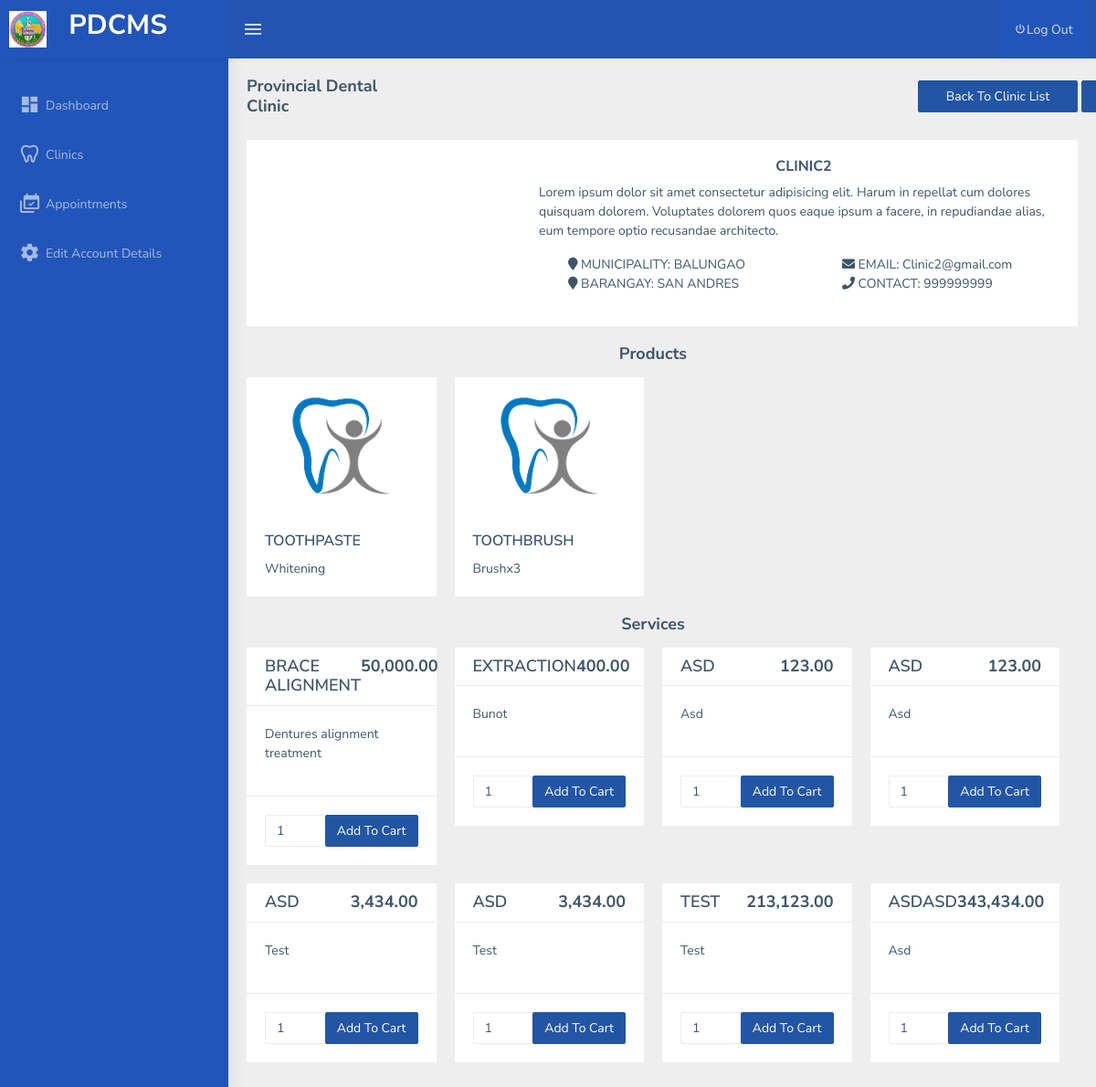
/patient/view_clinic.php?clinic_id=2, run on the app's committed database.
### tables this page shows
CREATE TABLE `tbl_user` (
  `id` int(11) NOT NULL AUTO_INCREMENT,
  `access_id` int(11) DEFAULT NULL,
  `username` varchar(255) DEFAULT NULL,
  `password` varchar(255) DEFAULT NULL,
  `clinic_id` int(11) DEFAULT NULL,
  PRIMARY KEY (`id`)
);

CREATE TABLE `tbl_clinic` (
  `clinic_id` int(11) NOT NULL AUTO_INCREMENT,
  `name` varchar(255) DEFAULT NULL,
  `image` varchar(255) DEFAULT NULL,
  `description` text DEFAULT NULL,
  PRIMARY KEY (`clinic_id`)
);

CREATE TABLE `tbl_city` (
  `name` text DEFAULT NULL,
  `id` varchar(45) NOT NULL DEFAULT '0',
  `CreatedDate` datetime DEFAULT current_timestamp(),
  PRIMARY KEY (`id`),
  KEY `citymunCode` (`id`)
);

CREATE TABLE `tbl_barangay` (
  `id` text DEFAULT NULL,
  `name` text DEFAULT NULL,
  `city_id` text DEFAULT NULL,
  `CreatedDate` datetime DEFAULT current_timestamp()
);

CREATE TABLE `tbl_userinfo` (
  `id` int(255) NOT NULL AUTO_INCREMENT,
  `municipality` varchar(255) NOT NULL,
  `barangay` varchar(255) NOT NULL,
  `email` varchar(255) NOT NULL,
  `contact` varchar(255) DEFAULT NULL,
  `first_name` varchar(255) DEFAULT NULL,
  `last_name` varchar(255) DEFAULT NULL,
  PRIMARY KEY (`id`)
);

CREATE TABLE `tbl_product` (
  `id` int(11) NOT NULL AUTO_INCREMENT,
  `clinic_id` int(11) NOT NULL,
  `prod_name` varchar(255) NOT NULL,
  `prod_desc` varchar(255) NOT NULL,
  `prod_price` varchar(255) NOT NULL,
  `image` varchar(255) NOT NULL,
  PRIMARY KEY (`id`)
);

CREATE TABLE `tbl_service` (
  `id` int(11) NOT NULL AUTO_INCREMENT,
  `clinic_id` int(11) NOT NULL,
  `srvc_name` varchar(255) NOT NULL,
  `srvc_desc` varchar(255) NOT NULL,
  `srvc_price` varchar(255) NOT NULL,
  PRIMARY KEY (`id`)
);

### includes/functions.php (called while the page is built, shortened)
<?php
function get_one($sql)
{
    $result = mysqli_query($_SESSION['conn'], $sql);
    while ($row = mysqli_fetch_object($result)) {
        return $row;
    }
}
function get_list($sql)
{
    $result = mysqli_query($_SESSION['conn'], $sql);
    $temp = array();
    while ($row = $result->fetch_assoc()) {
        $temp[] = $row;
    }
    return $temp;
}

### patient/view_clinic.php (the view, shortened to what this page needs)
<?php include 'header.php'; ?>
<div class="page-wrapper">
  <div class="page-breadcrumb">
    <div class="row">
      <div class="col-12 d-flex no-block align-items-center" style="margin-bottom: 6px;">
        <h4 class="page-title">Provincial Dental Clinic</h4>
        <div class="ms-auto text-end" style="margin-left: 48.8vw!important">
          <div class="d-flex">
            <a href="clinics.php" class="btn btn-info col-12" type="button" style="margin-right: 4px;">Back To Clinic List</a>
            <a href="view_cart.php" class="btn btn-info col-12" type="button">Checkout</a>
          </div>
        </div>
      </div>
    </div>
  </div>
  <div class="container-fluid">
    <div class="row">
      <?php $clinic_id = $_GET['clinic_id']; ?>
      <?php $clinic = get_one("SELECT c.`image`,c.description,c.name as `clinic_name`,m.name as `municipality`,b.name as `barangay`,ui.email,ui.contact,u.id,u.clinic_id,concat(ui.first_name,' ',ui.last_name) as fullname from tbl_user u inner join tbl_userinfo ui on ui.id = u.id inner join tbl_clinic c on c.clinic_id = u.clinic_id inner join tbl_city m on m.id = ui.municipality inner join tbl_barangay b on b.id = ui.barangay where u.clinic_id = $clinic_id") ?>
      <div class="col-md-12">
        <div class="card">
          <div class="row">
            <div class="col-md-4 text-center">
            </div>
            <div class="col-md-8" style="padding: 20px;">
              <h5 class="text-center"><?= strtoupper($clinic->clinic_name) ?></h5>
              <p>
                <?= ucfirst($clinic->description) ?>
              </p>
              <div class="row">
                <div class="col-md-6">
                  <ul style=" list-style-type: none;">
                    <li><i class="fa fa-map-marker"></i> MUNICIPALITY: <?= strtoupper($clinic->municipality) ?></li>
                    <li><i class="fa fa-map-marker"></i> BARANGAY: <?= strtoupper($clinic->barangay) ?></li>
                  </ul>
                </div>
                <div class="col-md-6">
                  <ul style=" list-style-type: none;">
                    <li><i class="fa fa-envelope"></i> EMAIL: <?= ucfirst($clinic->email) ?></li>
                    <li><i class="fa fa-phone"></i> CONTACT: <?= strtoupper($clinic->contact) ?></li>
                  </ul>
                </div>
              </div>
            </div>
          </div>
        </div>
      </div>
      <?php $products =  get_list("SELECT * from tbl_product p where p.clinic_id = $clinic_id") ?>
      <?php if (!empty($products)) { ?>
        <div class="row">
          <div class="col-12">
            <h4 class="page-title text-center" style="margin-bottom:14px">Products</h4>
          </div>
        </div>
        <div class="row d-flex flex-row flex-nowrap" style="overflow-y: auto; ">
          <?php foreach ($products as $res) { ?>
            <div class="col-md-3">
              <div class="card">
                <img src="../images/products/<?= $res['image'] ?>" alt="" style="height:150px;object-fit:contain">
                <div class="card-body">
                  <h5 class="card-title"><?= strtoupper($res['prod_name']) ?></h5>
                  <p class="card-text"> <?= ucfirst($res['prod_desc']) ?></p>
                </div>
              </div>
            </div>
          <?php } ?>
        </div>
      <?php } ?>
      <?php $services =  get_list("SELECT * from tbl_service s where s.clinic_id = $clinic_id") ?>
      <?php if (!empty($services)) { ?>
        <div class="row">
          <div class="col-12">
            <h4 class="page-title text-center" style="margin-bottom:14px">Services</h4>
          </div>
        </div>
        <div class="row">
          <?php foreach ($services as $res) { ?>
            <div class="col-md-3">
              <div class="card">
                <div class="d-flex" style="justify-content: space-between;padding:10px 20px">
                  <h4 class="card-title" style="margin-bottom: 0px;"><?= strtoupper($res['srvc_name']) ?></h4>
                  <h4 class="card-title" style="font-weight: bold; margin-bottom: 0px;"><?= number_format($res['srvc_price'], 2); ?></h4>
                </div>
                <div class="card-body border-top">
                  <p>
                    <?= ucfirst($res['srvc_desc']) ?>
                  </p>
                </div>
                <div class="border-top">
                  <div class="card-body">
                    <form method="post">
                      <div class="input-group">
                        <input type="number" class="form-control" name="qty" value="1">
                        <div class="input-group-append">
                          <button type="submit" class="btn btn-info" name="service_id" value="<?= $res['id'] ?>">Add To Cart</button>
                        </div>
                      </div>
                    </form>
                  </div>
                </div>
              </div>
            </div>
          <?php } ?>
        </div>
      <?php } ?>
    </div>
  </div>
</div>
<?php include 'footer.php'; ?>

### patient/header.php (shortened to what this page needs)
<?php include('../includes/functions.php') ?>
<!DOCTYPE html>
<html dir="ltr" lang="en">
<head>
  <link href="../assets/libs/flot/css/float-chart.css" rel="stylesheet" />
  <link href="../dist/css/style.min.css" rel="stylesheet" />
  <link href="../assets/libs/datatables.net-bs4/css/dataTables.bootstrap4.css" rel="stylesheet">
  <link rel="stylesheet" type="text/css" href="../assets/libs/bootstrap-datepicker/dist/css/bootstrap-datepicker.min.css" />
</head>
<body>
  <div id="main-wrapper" data-layout="vertical" data-navbarbg="skin5" data-sidebartype="full" data-sidebar-position="absolute" data-header-position="absolute" data-boxed-layout="full">
    <header class="topbar" data-navbarbg="skin5">
      <nav class="navbar top-navbar navbar-expand-md navbar-dark">
        <div class="navbar-header" data-logobg="skin5">
          <a class="navbar-brand" href="index.php">
            <img src="../images/logo.jpg" alt="" class="logo">
            <h2 class="ms-4">PDCMS</h2>
          </a>
        </div>
        <div class="navbar-collapse collapse" id="navbarSupportedContent" data-navbarbg="skin5">
          <ul class="navbar-nav float-start me-auto">
          <li class="nav-item d-none d-lg-block">
                <a class="nav-link sidebartoggler waves-effect waves-light" href="javascript:void(0)" data-sidebartype="mini-sidebar"><i class="mdi mdi-menu font-24"></i></a>
              </li>
          </ul>
          <ul class="navbar-nav float-end">
          <li class="nav-item">
              <a class="nav-link waves-effect waves-dark sidebar-link " href="../logout.php" aria-expanded="false"><i class="mdi mdi-power"></i><span class="hide-menu">Log Out</span></a>
              </li>
          </ul>
        </div>
      </nav>
    </header>
    <aside class="left-sidebar" data-sidebarbg="skin5">
      <div class="scroll-sidebar">
        <nav class="sidebar-nav">
          <ul id="sidebarnav" class="pt-4">
            <li class="sidebar-item">
              <a class="sidebar-link waves-effect waves-dark sidebar-link bg-dark" href="index.php" aria-expanded="false"><i class="mdi mdi-view-dashboard"></i><span class="hide-menu">Dashboard</span></a>
            </li>
            <li class="sidebar-item">
              <a class="sidebar-link waves-effect waves-dark sidebar-link bg-dark" href="clinics.php" aria-expanded="false"><i class="mdi mdi-tooth"></i><span class="hide-menu">Clinics</span></a>
            </li>
            <li class="sidebar-item">
              <a class="sidebar-link waves-effect waves-dark sidebar-link bg-dark" href="appointments.php" aria-expanded="false"><i class="mdi mdi-calendar-multiple-check"></i><span class="hide-menu">Appointments</span></a>
            </li>
            <li class="sidebar-item">
              <a class="sidebar-link waves-effect waves-dark sidebar-link bg-dark" href="edit.php" aria-expanded="false"><i class="mdi mdi-settings"></i><span class="hide-menu">Edit Account Details</span></a>
            </li>
          </ul>
        </nav>
      </div>
    </aside>

### patient/footer.php (shortened to what this page needs)
</body>
</html>

### patient/header.php (style rules this page uses)
#navbarSupportedContent { background: #2255b1 !important; }
nav.navbar-dark, header.topbar, a.navbar-brand, aside.left-sidebar, #sidebarnav, a.sidebar-link { background: #2255b9 !important; }
.logo { height: 40px; }

### data on the page
tbl_user: clinic.name "CLINIC2", clinic.description "Lorem ipsum dolor sit amet consectetur adipisicing elit. Harum in repellat cum dolores quisquam dolorem. Voluptates dolorem quos eaque ipsum a facere, in repudiandae alias, eum tempore optio recusandae architecto.", tbl_city.name "BALUNGAO", tbl_barangay.name "SAN ANDRES", tbl_userinfo.email "Clinic2@gmail.com", tbl_userinfo.contact "999999999"
tbl_product: image (placeholder picture), prod_name "TOOTHPASTE", prod_desc "Whitening"
tbl_product: image (placeholder picture), prod_name "TOOTHBRUSH", prod_desc "Brushx3"
tbl_service: srvc_name "BRACE ALIGNMENT", srvc_price "50,000.00", srvc_desc "Dentures alignment treatment"
tbl_service: srvc_name "EXTRACTION", srvc_price "400.00", srvc_desc "Bunot", $res['id'] 2 (drawn)
tbl_service: srvc_name "ASD", srvc_price "123.00", srvc_desc "Asd", $res['id'] 3 (drawn)
tbl_service: srvc_name "ASD", srvc_price "123.00", srvc_desc "Asd", $res['id'] 4 (drawn)
tbl_service: srvc_name "ASD", srvc_price "3,434.00", srvc_desc "Test", $res['id'] 5 (drawn)
tbl_service: srvc_name "ASD", srvc_price "3,434.00", srvc_desc "Test", $res['id'] 6 (drawn)
tbl_service: srvc_name "TEST", srvc_price "213,123.00", srvc_desc "Test", $res['id'] 7 (drawn)
tbl_service: srvc_name "ASDASD", srvc_price "343,434.00", srvc_desc "Asd", $res['id'] 8 (drawn)
